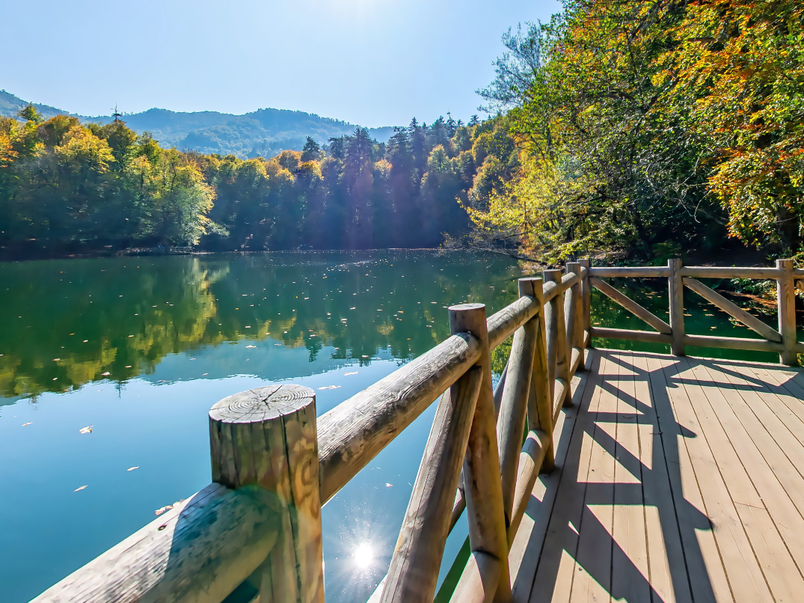
#> input picture İleri Seviye/Panorama/sag.png, 804 x 603 px, shrunk from 1075 x 806 before the run
$ python panorama.py
#> lines starting #> are read from the running program, lines starting #| are printed output that depends on the picture
import cv2

img1 = cv2.imread("sag.png")
#> img1 is the input picture: shape (603, 804, 3); mean B, G, R 121.9, 128.4, 111.9
img2 = cv2.imread("sol.png")
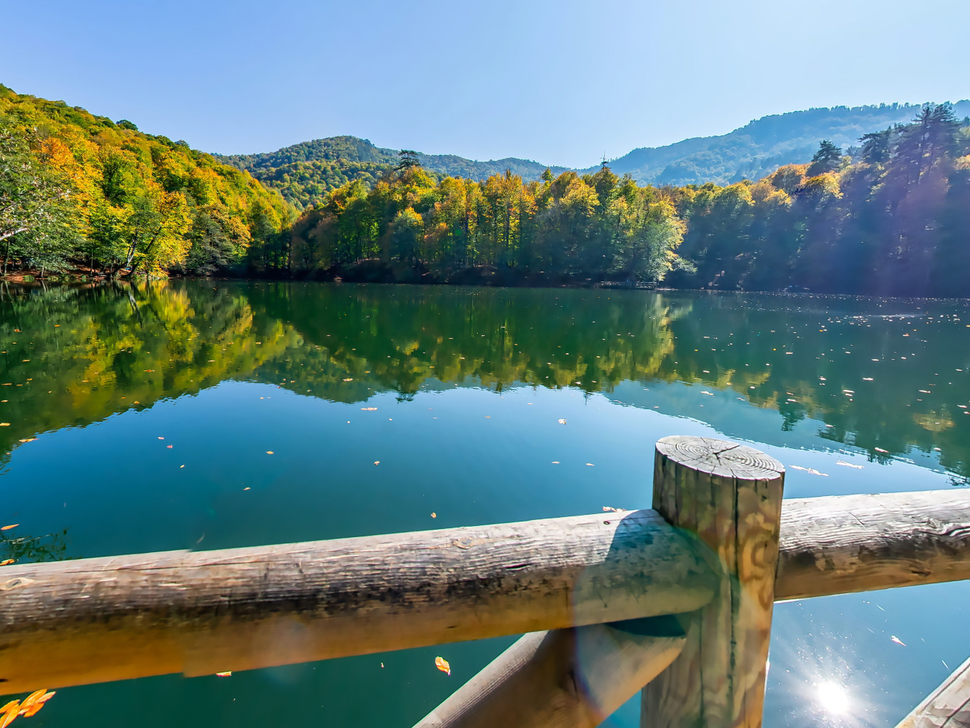
#> input picture İleri Seviye/Panorama/sol.png, 970 x 728 px, shrunk from 1297 x 973 before the run
#> img2 is the input picture: shape (728, 970, 3); mean B, G, R 126.4, 128, 100.1

print(img1.shape)
#| (603, 804, 3)
print(img2.shape)
#| (728, 970, 3)

images = [img1,img2]

stitcher = cv2.Stitcher.create()
status,result = stitcher.stitch(images)
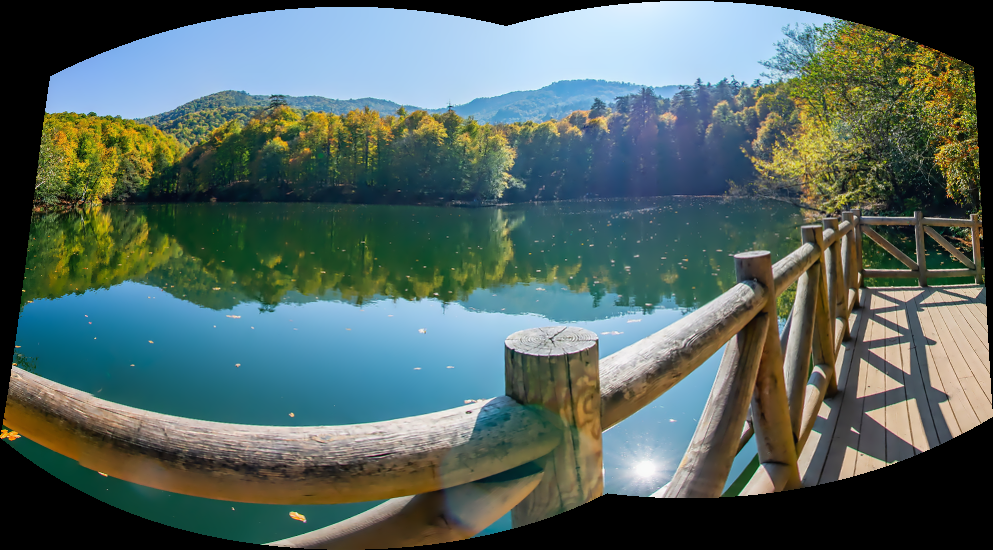
#> result: shape (550, 993, 3); mean of channels 0, 1, 2 97.6, 102.6, 84.1; drawn as B, G, R
#> status = 0

print(status)
#| 0
cv2.imshow("result",result)
cv2.waitKey()
cv2.destroyAllWindows()
